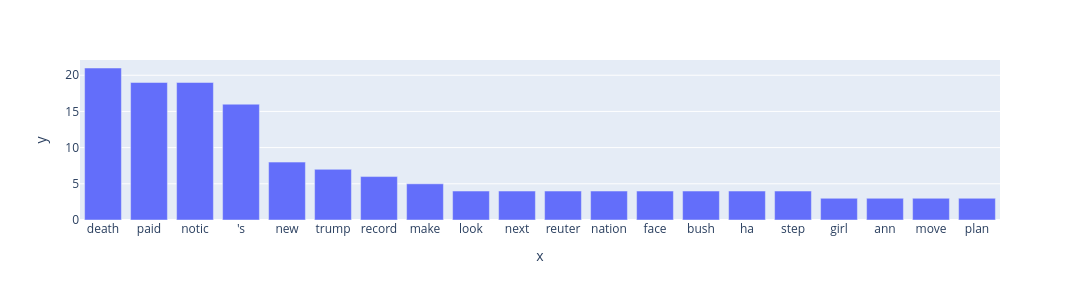

Write notebook code for a chart like this one.
### Code cell
word_freq_test = fn.word_freq(test_set, top_k = 20)
px.bar(x=word_freq_test["reliable"].keys(), y=word_freq_test["reliable"].values(), width=1080, height=300)

### Figure 1 — Plotly figure (JSON) as saved in the notebook; plotly's stock layout.template omitted (floating-point values rounded to 4 significant figures)
{"data": [{"hovertemplate": "x=%{x}<br>y=%{y}<extra></extra>", "legendgroup": "", "marker": {"color": "#636efa", "pattern": {"shape": ""}}, "name": "", "orientation": "v", "showlegend": false, "textposition": "auto", "type": "bar", "x": ["death", "paid", "notic", "'s", "new", "trump", "record", "make", "look", "next", "reuter", "nation", "face", "bush", "ha", "step", "girl", "ann", "move", "plan"], "xaxis": "x", "y": [21, 19, 19, 16, 8, 7, 6, 5, 4, 4, 4, 4, 4, 4, 4, 4, 3, 3, 3, 3], "yaxis": "y"}], "layout": {"barmode": "relative", "height": 300, "legend": {"tracegroupgap": 0}, "margin": {"t": 60}, "width": 1080, "xaxis": {"anchor": "y", "domain": [0, 1], "title": {"text": "x"}}, "yaxis": {"anchor": "x", "domain": [0, 1], "title": {"text": "y"}}}}
